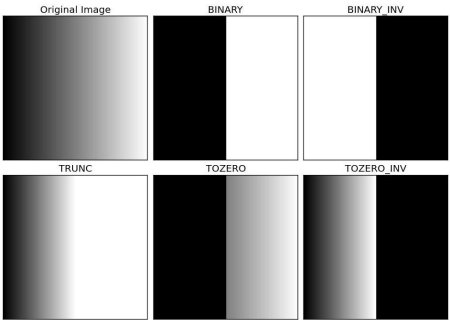
#> input picture images/threshold.jpg, 450 x 320 px
$ jupyter execute --allow-errors 'OpenCV Images.ipynb'
#> lines starting #> are read from the running program, lines starting #| are printed output that depends on the picture; after the words box and inside, x2 and y2 are one past the last pixel; in counts of white or black regions, pixels touching at a corner belong together
# Basic Operations On Images With OpenCV
Email : <a href='mailto:madani.a@ucd.ac.ma'>madani.a@ucd.ac.ma</a>

### Load Images Using OpenCV

[cell 1]
import cv2
# Colored Image
img1 = cv2.imread("messi5.jpg",1)
#Black and White Image (Gray Scale)
img2 = cv2.imread("messi5.jpg",0)
cv2.imshow("Messi",img1)
cv2.waitKey(0)
cv2.destroyAllWindows()

#### Explications
Dans cet exemple, nous avons :
<ul>
    <li>importé le module OpenCV</li>
    <li>fait la lecture d'une image couleur (RGB). Le chemin complet de l'image (sous forme absolue ou relative) doit être fournit</li>
    <li>fait la lecture d'une image en noir et blanc (en niveaus de gris)</li>
    <li>afficher l'image dans une fenêtre
</ul>

### Image Shape / Resolution

#### Remarque
Python stocke les images comme des tableaux NumPy, i.e. des matrices de nombres

[cell 2]
print(img1)
#| None

[cell 3]
print(img2)
#| None

#> (a cell that did not finish here is left out)

La taille de la matrice représentant l'image img1 (qui est une image couleur) est 600 lignes, 1100 colonnes et 3 canneaux (Channels). Les trois cannaux représentent les couleurs de bases : RGB

#> (a cell that did not finish here is left out)

La taille de la matrice représentant l'image img2 (qui est une image en noir et blanc) est 600 lignes, 1100 colonnes.

### Display The Image

[cell 6]
import cv2
img=cv2.imread("messi5.jpg",0)
cv2.imshow("Messi", img)
cv2.waitKey(2000)
cv2.destroyAllWindows()

#### Explications
1. Charge une image. Le deuxième paramètres (0) indique que l'image est en noir et blanc. On peut utiliser la valeur 1 pour charger une image couleur
3. Ouvre une fenêtre pour afficher l'image. Le premier paramètre indique le nom de la fenêtre, alors que le deuxième paramètres précise l'objet image à afficher
5. Attendre un délai. Ici 2000 millisecondes. Si à la place du délai, vous indiquez la valeur 0, la fenêtre sera affichée jusqu'à ce que l'utilisateur presse une touche, comme dans l'exemple suivant.
7. Fermer toutes les fenêtres

[cell 7]
img=cv2.imread("Messi5.jpg",0)

cv2.imshow("Messi", img)

cv2.waitKey(0)

cv2.destroyAllWindows()

On peut indiquer une touche qui sera pressée pour que la fenêtre soit fermée :

[cell 8]
import cv2
img=cv2.imread("Messi5.jpg",0)

cv2.imshow("Messi", img)

key = cv2.waitKey(0)
#> (key q is pressed here)

if key==27 or key==ord('q'):
    cv2.destroyAllWindows()

Dans cet exemple, la fenêtre sera fermée si l'utilisateur appuie sur la touche echappe (code 27) ou la touche 'q'.

### Accès aux pixels d'une image

Dans l'exemple suivant, on va lire le contenu du pixel (0,0) de notre image :

[cell 9]
import cv2

image = cv2.imread('Messi5.jpg')
"""
Lecture du pixel (0,0).
N'oubliez pas que OpenCV utilise l'espace BGR et non pas RGB
b=blue, g=green, r=red
"""
#> (the rest of this cell did not finish here and is left out)

<p>
Comme on peut le voir dans l'exemple précédent, l'utilsation de crochets  permet de naviguer dans une image. Ainsi image[0,0] nous renvoie la valeur du pixel situé à la ligne 0 et la colonne 0.
</p>
<p>
Ces crochets peuvent aussi nous permettre de saisir une partie de l'image. Ainsi si on écris image[0:100 , 0:100] cela va retourner un carré de 100 pixels de coté allant du pixel (0,0) au pixel (100,100). Le pixel (0,0) se situe en haut à gauche de notre image et le pixel (100,100) se situe 100 pixels plus à droite et plus à bas.
    </p>

[cell 10]
import cv2
#Chargement d'une image initiale
image = cv2.imread('Messi5.jpg')
#creation d'une autre image à partir de l'image initiale
#Cette nouvelle image, appelée coin, est un carre de 200 pixels de cote
#> (the rest of this cell did not finish here and is left out)

On peut utiliser aussi les crochets pour modifier une partie d'une image, comme dans l'exemple suivant :

[cell 11]
import cv2
#Chargement d'une image
image = cv2.imread('Messi5.jpg')
#Taille de l'image.
#> (the rest of this cell did not finish here and is left out)

### Resizing The Image
La méthode <b>resize</b> de OpenCV permet de redimensionner une image. Le premier paramètre est l'image à traiter, le deuxième paramètre (tuple) est la nouvelle dimension

[cell 12]
img=cv2.imread("carwash.jpg",0)

#> (the rest of this cell did not finish here and is left out)

### Explications
Ligne 3 : Change la taille de l'image. Les valeurs (600, 500) représentent les nouvelles dimensions de l'image

### Remarque :
En changeant la taille d'une image avec la méthode <b>resize()</b>, on risque d'avoir une image qui n'est pas symétrique. Une façon de remédier à ce problème est de donner une taille proportionnelle. Par exemple :

[cell 13]
img=cv2.imread("carwash.jpg",0)

#> (the rest of this cell did not finish here and is left out)

### Write The Image

Pour enregistrer une image sur le disque, il suffit d'utiliser la méthode <b>imwrite()</b>

[cell 14]
import cv2

img=cv2.imread("carwash.jpg",1)

cv2.imshow("Car Wash", img)

key = cv2.waitKey(0)
#> (key q is pressed here)

if key==27:
    cv2.destroyAllWindows()
elif key==ord('q'):
    cv2.imwrite("carwash.png",img)
    cv2.destroyAllWindows()

### Explications
Après avoir afficher une image avec <b>imshow()</b>, on attend l'utilisateur de taper une touche. La touche echappe ferme la fenêtre, alors que la touche 's', enregistre l'image sous un autre format (ici, format png), puis ferme la fenêtre.

### Dessiner avec OpenCV

<p>
Dans ce paragraphe, nous allons voir comment dessiner des formes plus complexes, comme des cercles, des lignes ou autres formes. Nous allons utiliser pour cela des fonctions d'OpenCV déjà toutes faites : cv2.line(), cv2.rectangle(), cv2.circle().
</p>
<p>

cv2.line() demande 5 arguments. Sa syntaxe est la suivante :

</p>
<p><center><b>
    cv2.line(canvas, (xstart, ystart), (xend, yend), (blue, green, red), (thickness))</b></center>
</p>
<p>
    où :
<ul>
    <li>canvas est l'image sur laquelle OpenCv doit tracer une ligne</li>

<li>(xstart, ystart) sont les coordonnées du point de départ de notre droite (en pixel)</li>

<li>(xstart, ystart) sont les coordonnées du point d'arrivée de notre droite (en pixel)</li>

<li>(blue, green, red) est la couleur de notre droite</li>

<li>thickness est l'épaisseur de notre ligne (en pixel)</li>
</ul>
</p>
<p>
Par exemple, si on souhaite tracer une droite sur notre image du pixel (0,0) au pixel (100,100) en bleu d'une épaisseur de 1 pixel, on écrira :
</p>
<p>
    <center>cv2.line(image, (0,0), (100,100), (255,0,0), 1)</center>
</p>
<p>
Tout comme cv2.line(), cv2.rectangle demande 5 arguments. Sa syntaxe est donnée comme suit :
</p>
<p><center><b>
    cv2.rectangle(canvas, (xstart, ystart), (xend, yend), (blue, green, red), (thickness))</b></center>
</p>
<p>
    où :
</p>
<p>
    <ul>
        <li>canvas est l'image sur laquelle OpenCv doit tracer un rectangle</li>

<li>(xstart, ystart) sont les coordonnées du point de départ de notre rectangle (en pixel)</li>

<li>(xstart, ystart) sont les coordonnées du point d'arrivée de notre rectangle (en pixel)</li>

<li>(blue, green, red) est la couleur de notre rectangle</li>

<li>thickness est l'épaisseur de notre rectangle(en pixel) (à noter que si vous mettez une épaisser de -1 le rectangle sera rempli)</li>
</ul>
</p>
<p>
Normalement cette fonction ne devrait pas poser trop de problèmes vu qu'elle est quasiment identique à cv2.line().
</p>
<p>
Passons maintenant à cv2.circle(). Elle aussi demande 5 arguments.
</p>
<p><center><b>
    cv2.circle(canvas, (centerx, centery), radius, (blue, green, red), (thickness))</b></center>
</p>
<p>
    <ul>
        <li>canvas est l'image sur laquelle OpenCv doit tracer un rectangle</li>

<li>(centerx, centery) sont les coordonnées du centre de notre cercle (en pixel)</li>

<li>radius est le rayon de notre cercle (en pixel)</li>

<li>(blue, green, red) est la couleur de notre cercle</li>

<li>thickness est l'épaisseur de notre cercle(en pixel) (à noter que si vous mettez une épaisser de -1 le cercle sera rempli)</li>
</ul>
</p>
<p>
Avant de passer à la pratique, nous allons voir comment créer une image entièrement vide. Par entièrement vide, on sous entend que l'image va être complètement noire. Pour cela nous allons utiliser une fonction de la librairie numpy <u>numpy.zeros()</u>. Cette fonction prend deux arguments: les dimensions de l'image à créer et son type (pour nous ce sera toujours uint8).
</p>
<p>
Par exemple : l'instruction numpy.zeros((300,300,3), dtype="uint8"), créée une image carrée de 300 pixels de coté entièrement noire.
</p>

[cell 15]
import cv2
import numpy as np
image=np.zeros((300,300,3), dtype="uint8")
cv2.line(image,(0,0),(300,300),(255,0,0),1)
cv2.rectangle(image,(150,0),(250,300),(0,255,0),-1)
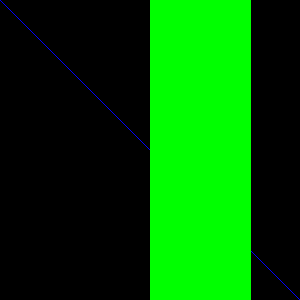
#> image: shape (300, 300, 3); mean of channels 0, 1, 2 0.6, 85.8, 0; drawn as B, G, R
cv2.circle(image,(150,150), 100,(0,0,255), -1)
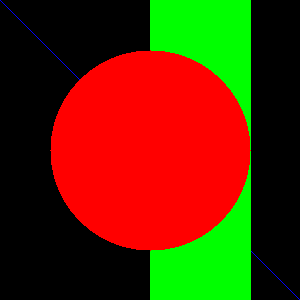
#> image: shape (300, 300, 3); mean of channels 0, 1, 2 0.4, 41.1, 89; drawn as B, G, R
cv2.imshow("ImageNoire", image)
cv2.waitKey(0)
cv2.destroyAllWindows()

## Opération sur les images

<p>Nous allons apprendre dans ce paragraphe comment ajouter deux images en utilisant Python et OpenCV.</p>

<p>Prenons d'abord deux images. Il y a une condition à respecter : les images doivent avoir exactement la même taille.</p>
<p>Voici les images que nous allons utiliser dans nos exemples :</p>
<p></p> et <p></p>

### Ajouter des images
<p>Il existe deux fonctions différentes pour ajouter les images ensemble.
La fonction cv2.add (voir l'exemple ci-dessous) qui ajoute de manière respectivement les pixels de la première image à celle de la seconde.</p>

[cell 16]
import cv2
img_road=cv2.imread("images/road.jpg")
img_car=cv2.imread("images/car.jpg")
img_sum=cv2.add(img_road, img_car)
cv2.imshow("Road", img_road)
cv2.imshow("Car", img_car)
cv2.imshow("Road & Car", img_sum)
cv2.waitKey(0)
cv2.destroyAllWindows()

Cette méthode n'est pas la bonne option lorsque nous voulons ajouter deux images, car elle permet d'ajouter simplement les valeurs ensemble et lorsqu'elles sont 255 ou plus, elles deviennent tout simplement blanches.

### Ajouter des images pondérées
<p>La première méthode peut être utilisée dans certains cas, mais parfois, nous ne voulons pas effectuer un simple ajout dans l'image. Mais au contraire, nous voulons une sorte de mélange d'images.
</p>
<p>Il s'agit également (dans cette deuxième méthode) d'un ajout d'images, mais différents poids sont attribués aux images afin de donner une impression de fusion ou de transparence. Les images sont ajoutées selon l'équation ci-dessous:
</p>
<p>
    <center><b>g(x) = (1 - a)f1(x) + af2(x)</b></center>
    </p>
    <p>En faisant varier la valeur de <b>'a'</b> de 0 à 1, vous pouvez effectuer une transition cool entre une image et une autre.</p>
<p>Dans la deuxième méthode, donc, au lieu d'ajouter immédiatement les pixels, on prend également en compte le poids que nous voulons attribuer à chaque image.
</p><p>
On peut attribuer un poids de 0 à 1.
    </p><p>
Par exemple, si nous voulons mettre en surbrillance la voiture et afficher un arrière-plan (la route) doux, nous pourrions attribuer 0.7 à la voiture et 0.3 à l'arrière-plan.</p>

[cell 17]
import cv2
img_road=cv2.imread("images/road.jpg")
img_car=cv2.imread("images/car.jpg")
img_weighted = cv2.addWeighted(img_road, 0.3, img_car, 0.7, 0)
cv2.imshow("Road", img_road)
cv2.imshow("Car", img_car)
cv2.imshow("Road & Car", img_weighted)
cv2.waitKey(0)
cv2.destroyAllWindows()

## Histogramme

Qu'est ce que est un histogramme? On peut considérer un histogramme comme un graphique, ce qui nous donne une idée globale sur la distribution d'intensité d'une image. Il s'agit d'un tracé avec des valeurs de pixels (allant de 0 à 255) sur l'axe X et le nombre correspondant de pixels dans l'image sur l'axe Y.

<p>On peut considérer un histogramme comme une autre façon de comprendre l'image. En regardant un histogramme d'une image, on aura une intuition sur le contraste, la luminosité, la distribution d'intensité, etc. de cette image. Ci-dessous, un exemple d'une image et l'histogramme correspondant :</p>
<p></p>

Dans l'image précédente, l'histogramme est dessiné pour une image en niveaux de gris, pas une image en couleur. On peut voir l'image et son histogramme. La région gauche de l'histogramme montre la quantité de pixels qui sont plus sombres dans l'image et la région droite montre la quantité de pixels qui sont plus clairs. À partir de l'histogramme, on peut remarquer que la zone sombre est plus grande que la région qui est plus claire et que la quantité des intensités moyennes (les valeurs des pixels dans la gamme moyenne, disons environ 127) sont très inférieures.

Maintenant que nous avons une idée de ce qu'est un histogramme, nous pouvons voir comment le tracer. OpenCV et Numpy sont livrés avec une fonction intégrée pour cela. Avant d'utiliser ces fonctions, nous devons comprendre certaines terminologies liées aux histogrammes.

<p>
    <b>BINS</b>: l'histogramme ci-dessus montre le nombre de pixels pour chaque valeur de pixel, c'est-à-dire le nombre de pixels pour chaque valeur de 0 à 255. Nous avons besoin donc de 256 valeurs pour afficher l'histogramme ci-dessus. Mais supposons que nous n'avons pas besoin de trouver le nombre de pixels pour toutes les valeurs de pixels séparément, mais le nombre de pixels dans un intervalle de valeurs de pixels. Disons par exemple, nous devons trouver le nombre de pixels pour les plages comprises entre 0 et 15, puis 16 et 31, ..., 240 et 255. Nous n'aurons besoin que de 16 valeurs pour représenter l'histogramme.
</p>
<p>
Donc, ce que nous allons faire c'est tout simplement de diviser tout l'histogramme en 16 sous-parties et la valeur de chaque sous-partie est la somme de tous les pixels. Cette sous-partie est appelée «BIN». BINS est représenté par le terme <b>histSize</b> dans les documents OpenCV.
</p>
<p>
<b>DIMS</b>: C'est le nombre de paramètres pour lesquels nous collectons les données. Dans notre cas, nous collectons des données concernant une seule chose, la valeur d'intensité, d'où la valeur 1.
</p>
<p>
<b>RANGE</b>: C'est la plage de valeurs d'intensité que nous souhaitons mesurer. Normalement, c'est [0,256], c'est-à-dire toutes les valeurs d'intensité.
    </p>

### Histogramme avec OpenCV<p>
Pour tracer un histogramme avec OpenCV, nous utilisons la fonction <b>cv2.calcHist ()</b>. Sa syntaxe est donnée ci-dessous :
</p>
<p><center><b>
cv2.calcHist (images, canaux, masque, histSize, plages [, hist [, accumuler]])
    </b></center></p>
<ul>
<li><b>images</b>: c'est l'image source de type uint8 ou float32. il doit être indiqué entre crochets, c'est-à-dire "[img]".
    <li><b>canaux</b>: il est également indiqué entre crochets. C'est l'indice de canal pour lequel nous calculons l'histogramme. Par exemple, si l'entrée est une image en niveaux de gris, sa valeur est [0]. Pour l'image en couleur, vous pouvez passer [0], [1] ou [2] pour calculer respectivement l'histogramme du canal bleu, vert ou rouge.
    <li><b>mask</b>: masque de l'image. Pour trouver l'histogramme de l'image complète, la valeur de ce paramètre est "None". Mais si nous voulons trouver l'histogramme d'une région particulière de l'image, nous devons créer une image de masque.
    <li><b>histSize</b>: ce paramètre représente le nombre BIN. Il doit être indiqué entre crochets.
    <li><b>range</b>: c'est notre plage. Normalement, c'est [0,256].
    </ul>
Commençons donc par un exemple d'image. Chargeons simplement une image en mode niveaux de gris et trouvons son histogramme complet.

[cell 18]
import cv2
img = cv2.imread ('images/road.jpg', 0)
hist = cv2.calcHist ([img], [0], None, [256], [0,256])
#> hist = 256 values from 0 to 0
print(hist[0:10])
#| [[0.]
#|  [0.]
#|  [0.]
#|  [0.]
#|  [0.]
#|  [0.]
#|  [0.]
#|  [0.]
#|  [0.]
#|  [0.]]

<b>hist</b> est un tableau 256x1, chaque valeur correspond au nombre de pixels dans cette image avec sa valeur de pixel correspondante.

[cell 19]
import cv2
import numpy as np
from matplotlib import pyplot as plt
img = cv2.imread ('images/road.jpg', 0)
hist = cv2.calcHist ([img], [0], None, [256], [0,256])
cv2.imshow("Road", img)
plt.plot(hist)
plt.show()
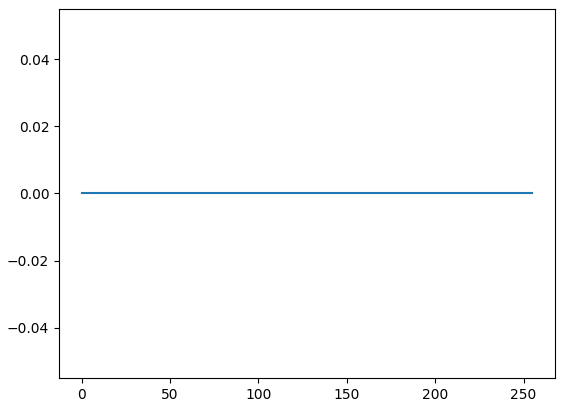
#> figure drawn by matplotlib, 1 panel
cv2.waitKey(0)
cv2.destroyAllWindows()

### Histogramme avec NumPy
<p>
    Numpy fournit également une fonction, <b>np.histogram ()</b>. Ainsi, au lieu de la fonction calcHist (), on peut essayer la ligne ci-dessous:
    </p>
    <center><i>hist,bins = np.histogram(img.ravel(),256,[0,256])</i></center>

[cell 20]
import numpy as np
from matplotlib import pyplot as plt
#> (the rest of this cell did not finish here and is left out)

### Histogramme avec Matplotlib
<p>
    Matplotlib est livré avec une fonction de tracé d'histogramme : <b>matplotlib.pyplot.hist ()</b>

Matplotlib créé directement l'histogramme et le trace. On n'a pas besoin d'utiliser la fonction calcHist () ou np.histogram () pour trouver l'histogramme. Voir le code ci-dessous:
    </p>

[cell 21]
import cv2
from matplotlib import pyplot as plt

img = cv2.imread('images/road.jpg',0)
cv2.imshow("Road", img)
#> (the rest of this cell did not finish here and is left out)

## Threshold

<p>
    Le principe du threshold est simple. Si la valeur d'un pixel est supérieure à une valeur de seuil, une valeur lui est attribuée (par exemple la couleur blanche), sinon une autre valeur (par exemple la couleur noire) lui est affectée. La fonction utilisée est <b>cv2.threshold</b>.
</p>
<p>Le premier argument de la fonction est l'image source, <u>qui devrait être une image en niveaux de gris</u>. Le deuxième argument est la valeur de seuil qui est utilisée pour classer les valeurs de pixels. Le troisième argument est le maxVal qui représente la valeur à donner si la valeur du pixel est supérieure (parfois inférieure à) la valeur seuil. OpenCV fournit différents styles de seuillage et il est indiqué dans le quatrième paramètre de la fonction. Les différents types sont:</p>
<ul>
    <li>cv2.THRESH_BINARY
    <li>cv2.THRESH_BINARY_INV
    <li>cv2.THRESH_TRUNC
    <li>cv2.THRESH_TOZERO
    <li>cv2.THRESH_TOZERO_INV
    </ul>

[cell 22]
import cv2
import numpy as np
from matplotlib import pyplot as plt

img = cv2.imread('images/threshold.jpg',0)
#> img is the input picture: shape (320, 450); min 0, max 255, mean 135.3
ret,thresh1 = cv2.threshold(img,127,255,cv2.THRESH_BINARY)
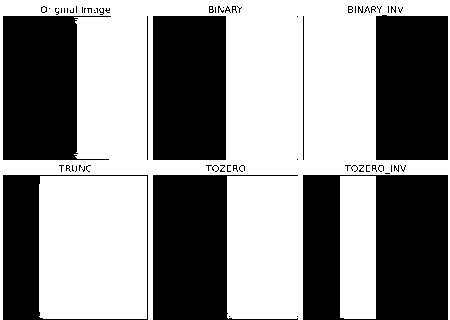
#> thresh1: shape (320, 450); 55% white; 68 black regions (57 under 20 px), largest, box (x1, y1, x2, y2) and area: (303, 175, 448, 320) 15881, (153, 175, 298, 320) 10878, (3, 16, 111, 160) 10707
ret,thresh2 = cv2.threshold(img,127,255,cv2.THRESH_BINARY_INV)
ret,thresh3 = cv2.threshold(img,127,255,cv2.THRESH_TRUNC)
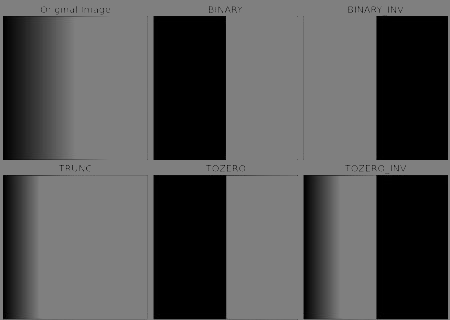
#> thresh3: shape (320, 450); min 0, max 127, mean 80.6
ret,thresh4 = cv2.threshold(img,127,255,cv2.THRESH_TOZERO)
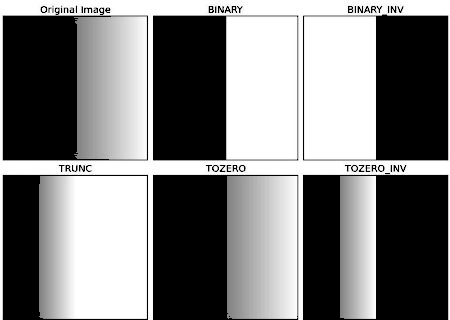
#> thresh4: shape (320, 450); min 0, max 255, mean 124.6
ret,thresh5 = cv2.threshold(img,127,255,cv2.THRESH_TOZERO_INV)
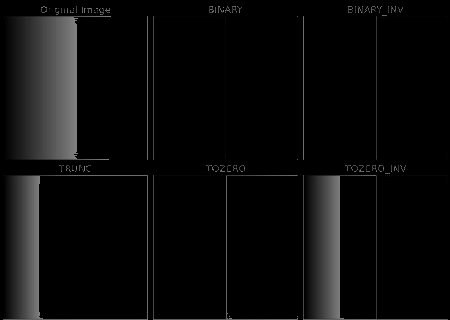
#> thresh5: shape (320, 450); min 0, max 127, mean 10.8

cv2.imshow("Original Image",img)

cv2.waitKey(0)

cv2.destroyAllWindows()

## Face and Eyes Detection

### Etapes à suivre :
<ol>
    <li><u>Etape 1</u> : Nous avons besoin d'une image, bien sûr. Ensuite il faut créer un classifieur en cascade (Cascade Classifier) qui contient les caractéristiques du visage (et des yeux) qui seront utilisées dans le code pour déterminer le visage et les yeux.
    <li><u>Etape 2</u> : Utiliser OpenCV pour lire une image et le fichier de caractéristiques. L'image sera ensuite convertie en une matrice NumPy. Cette matrice sera utilisée pour connaître les coordonnées du visage et des yeux.
    <li><u>Etape 3</u> : Afficher l'image en encadrant le visage et les yeux par des rectangles.
    </ol>

[cell 23]
import numpy as np
import cv2

face_cascade = cv2.CascadeClassifier("haarcascade_frontalface_default.xml")
eye_cascade = cv2.CascadeClassifier("haarcascade_eye.xml")

img = cv2.imread("messi5.jpg")

#gray = cv2.cvtColor(img, cv2.COLOR_BGR2GRAY)

faces = face_cascade.detectMultiScale(img, scaleFactor=1.3, minNeighbors=5)
#> faces = ()

for (x,y,w,h) in faces:
    img = cv2.rectangle(img,(x,y),(x+w,y+h),(255,0,0),2)
    roi_color = img[y:y+h, x:x+w]
    eyes=eye_cascade.detectMultiScale(roi_color)
    for (ex, ey, ew, eh) in eyes:
        cv2.rectangle(roi_color, (ex, ey),(ex+ew, ey+eh),(0,255,0),2)
#> this loop made 0 passes
cv2.imshow('Messi',img)
cv2.waitKey(0)
cv2.destroyAllWindows()

$ run again, with images/histogram.jpg copied over images/threshold.jpg
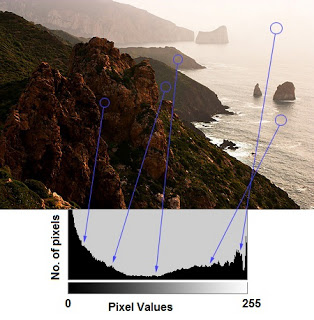
#> input picture images/histogram.jpg, 314 x 320 px
#| None
#| None
#> hist = 256 values from 0 to 0
#| [[0.]
#|  [0.]
#|  [0.]
#|  [0.]
#|  [0.]
#|  [0.]
#> (further printed lines are left out)
#> `ret,thresh1 = cv2.threshold(img,127,255,cv2.THRESH_BINARY)`:
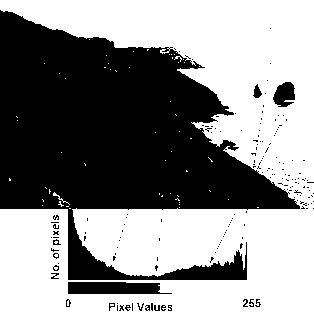
#> thresh1: shape (320, 314); 56.2% white; 171 black regions (157 under 20 px), largest, box (x1, y1, x2, y2) and area: (0, 10, 300, 280) 41722, (68, 282, 172, 294) 1077, (273, 82, 295, 107) 398
#> `ret,thresh5 = cv2.threshold(img,127,255,cv2.THRESH_TOZERO_INV)`:
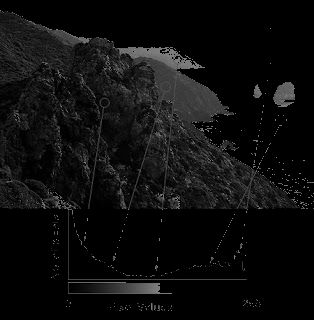
#> thresh5: shape (320, 314); min 0, max 127, mean 13.6
#> faces = ()
